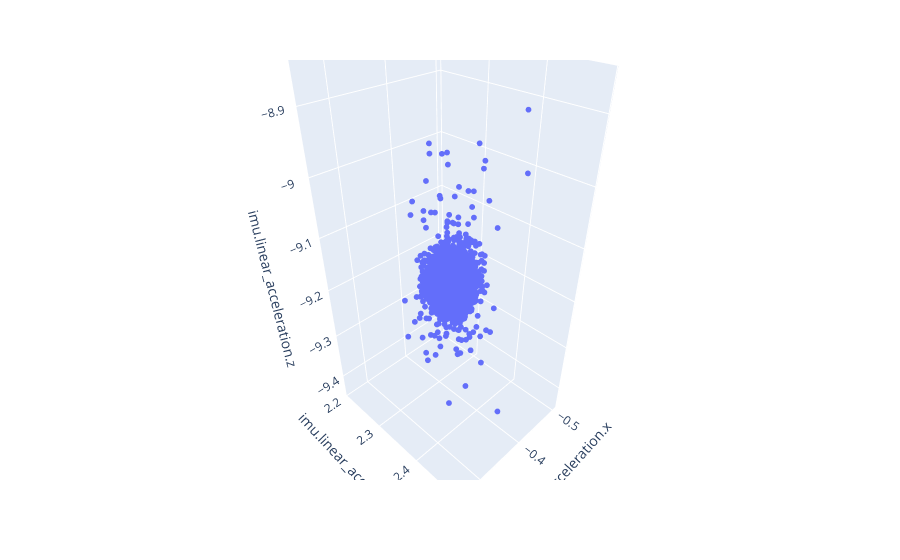

Notebook source saved alongside this figure:
### Markdown cell above
## Time series of gyro

### Code cell
import plotly.express as px
import numpy as np
# Scatterplots of the Northing vs. Easting data
fig = px.scatter_3d(df, x="imu.linear_acceleration.x", y="imu.linear_acceleration.y", z = "imu.linear_acceleration.z")
fig.update_traces(marker_size = 2)
fig.show()

### Figure 1 — Plotly figure (JSON) as saved in the notebook; plotly's stock layout.template omitted (floating-point values rounded to 4 significant figures; data arrays with more than 128 entries replaced by an {"elided": "..."} marker saying what was removed)
{"data": [{"hovertemplate": "imu.linear_acceleration.x=%{x}<br>imu.linear_acceleration.y=%{y}<br>imu.linear_acceleration.z=%{z}<extra></extra>", "legendgroup": "", "marker": {"color": "#636efa", "size": 2, "symbol": "circle"}, "mode": "markers", "name": "", "scene": "scene", "showlegend": false, "type": "scatter3d", "x": {"elided": "12075 float values"}, "y": {"elided": "12075 float values"}, "z": {"elided": "12075 float values"}}], "layout": {"legend": {"tracegroupgap": 0}, "margin": {"t": 60}, "scene": {"domain": {"x": [0, 1], "y": [0, 1]}, "xaxis": {"title": {"text": "imu.linear_acceleration.x"}}, "yaxis": {"title": {"text": "imu.linear_acceleration.y"}}, "zaxis": {"title": {"text": "imu.linear_acceleration.z"}}}}}
